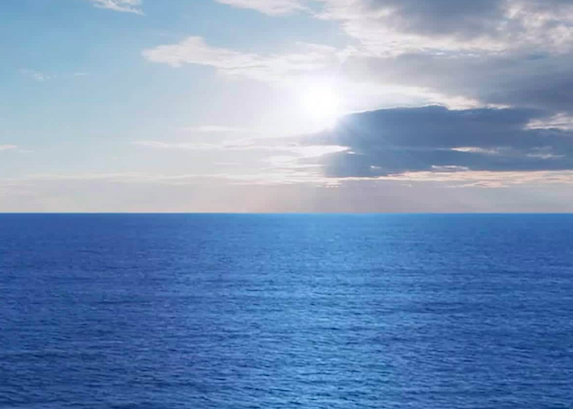
#> input picture image1.png, 573 x 409 px
$ python accessing_pixels.py --image image1.png
#> lines starting #> are read from the running program, lines starting #| are printed output that depends on the picture; after the words box and inside, x2 and y2 are one past the last pixel; in counts of white or black regions, pixels touching at a corner belong together
# USAGE
# python accessing_pixel.py --image image1.png


# import the necessary packages

import argparse
import cv2


# construct the argument parser and parse the arguments
aug_parser = argparse.ArgumentParser()
aug_parser.add_argument("-i", "--image", help="path to input image")
args = vars(aug_parser.parse_args())


# load the image, grab its spatial dimensions (width and height),
# and then display the original image to our screen
image = cv2.imread(args["image"])
#> image is the input picture: shape (409, 573, 3); mean B, G, R 186.4, 148.7, 121
(h,w) = image.shape[:2]
#> h = 409; w = 573
cv2.imshow("Original image", image)


# images are simply NumPy arrays -- with the origin (0, 0) located at
# the top-left of the image
(b, g, r) = image[0, 0]
#> b = 195; g = 156; r = 106
print("Pixel at (0, 0) - Red: {}, Green: {}, Blue: {}".format(r, g, b))
#| Pixel at (0, 0) - Red: 106, Green: 156, Blue: 195


# access the pixel located at x=50, y=20
#image[y,x] order to remember for image representation
(b, g, r) = image[20, 50]
#> b = 201; g = 170; r = 126
print("Pixel at (50,20) - Red : {}, Green: {}, Blue: {}".format(r, g, b))
#| Pixel at (50,20) - Red : 126, Green: 170, Blue: 201

# update the pixel at (80, 30) and set it to red
image[30, 80] = (0, 0, 255)
#> image: shape (409, 573, 3); under 0.01% of pixels changed, all inside (x1, y1, x2, y2) = (80, 30, 81, 31)
(b, g, r) = image[30, 80]
#> b = 0; g = 0; r = 255
print("Pixel at (80, 30) - Red: {}, Green: {}, Blue: {}".format(r, g, b))
#| Pixel at (80, 30) - Red: 255, Green: 0, Blue: 0

# compute the center of the image, which is simply the width and height
# divided by two
(cX, cY) = (w // 2, h // 2)
#> cX = 286; cY = 204

# since we are using NumPy arrays, we can apply array slicing to grab
# large chunks/regions of interest from the image -- here we grab the
# top-left corner of the image
top_left = image[0:cY, 0:cX]
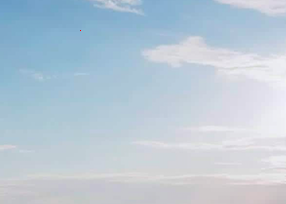
#> top_left: shape (204, 286, 3); mean B, G, R 214.5, 201.2, 185.2
cv2.imshow("Top-Left Corner", top_left)

# in a similar fashion, we can crop the top-right, bottom-right, and
# bottom-left corners of the image and then display them to our
# screen
top_right = image[0:cY, cX:w]
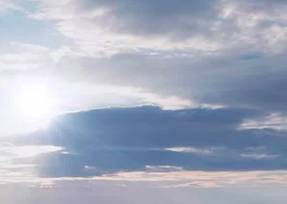
#> top_right: shape (204, 287, 3); mean B, G, R 192, 175, 167.2
bottom_right = image[cY:h, cX:w]
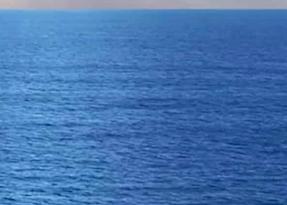
#> bottom_right: shape (205, 287, 3); mean B, G, R 176.4, 116.5, 68.8
bottom_left = image[cY:h, 0:cX]
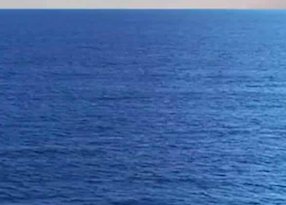
#> bottom_left: shape (205, 286, 3); mean B, G, R 162.8, 102.6, 63.4
cv2.imshow("Top-Right Corner", top_right)
cv2.imshow("Bottom-Right Corner", bottom_right)
cv2.imshow("Bottom-Left Corner", bottom_left)

# set the top-left corner of the original image to be red (B, G, R)
image[0:cY, 0:cX] = (0, 0, 255)
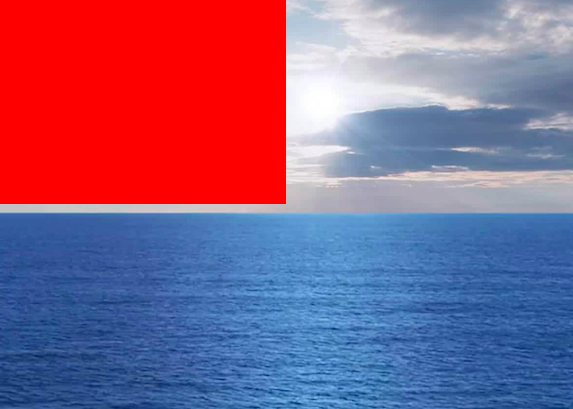
#> image: shape (409, 573, 3); mean B, G, R 133, 98.6, 138.4

# Show our updated image
cv2.imshow("Modified Image", image)
cv2.waitKey(0)

$ run again, with sea.png copied over image1.png
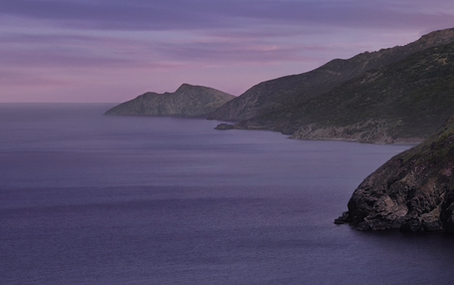
#> input picture sea.png, 454 x 285 px
#> image is the input picture: shape (285, 454, 3); mean B, G, R 109.4, 80.6, 89.2
#> `(b, g, r) = image[0, 0]`: b = 141; g = 91; r = 97
#| Pixel at (0, 0) - Red: 97, Green: 91, Blue: 141
#> `(b, g, r) = image[20, 50]`: b = 158; g = 111; r = 123
#| Pixel at (50,20) - Red : 123, Green: 111, Blue: 158
#> `(b, g, r) = image[30, 80]`: b = 0; r = 255
#| Pixel at (80, 30) - Red: 255, Green: 0, Blue: 0
#> `bottom_left = image[cY:h, 0:cX]`:
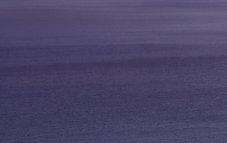
#> bottom_left: shape (143, 227, 3); mean B, G, R 104.1, 68.4, 74.5
#> `image[0:cY, 0:cX] = (0, 0, 255)`:
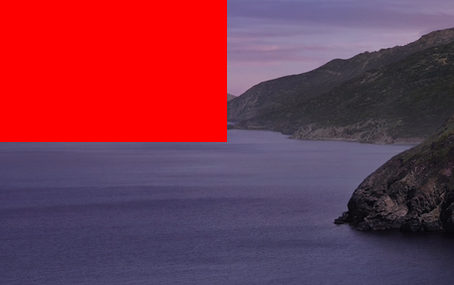
#> image: shape (285, 454, 3); mean B, G, R 74.2, 53.9, 122.5
